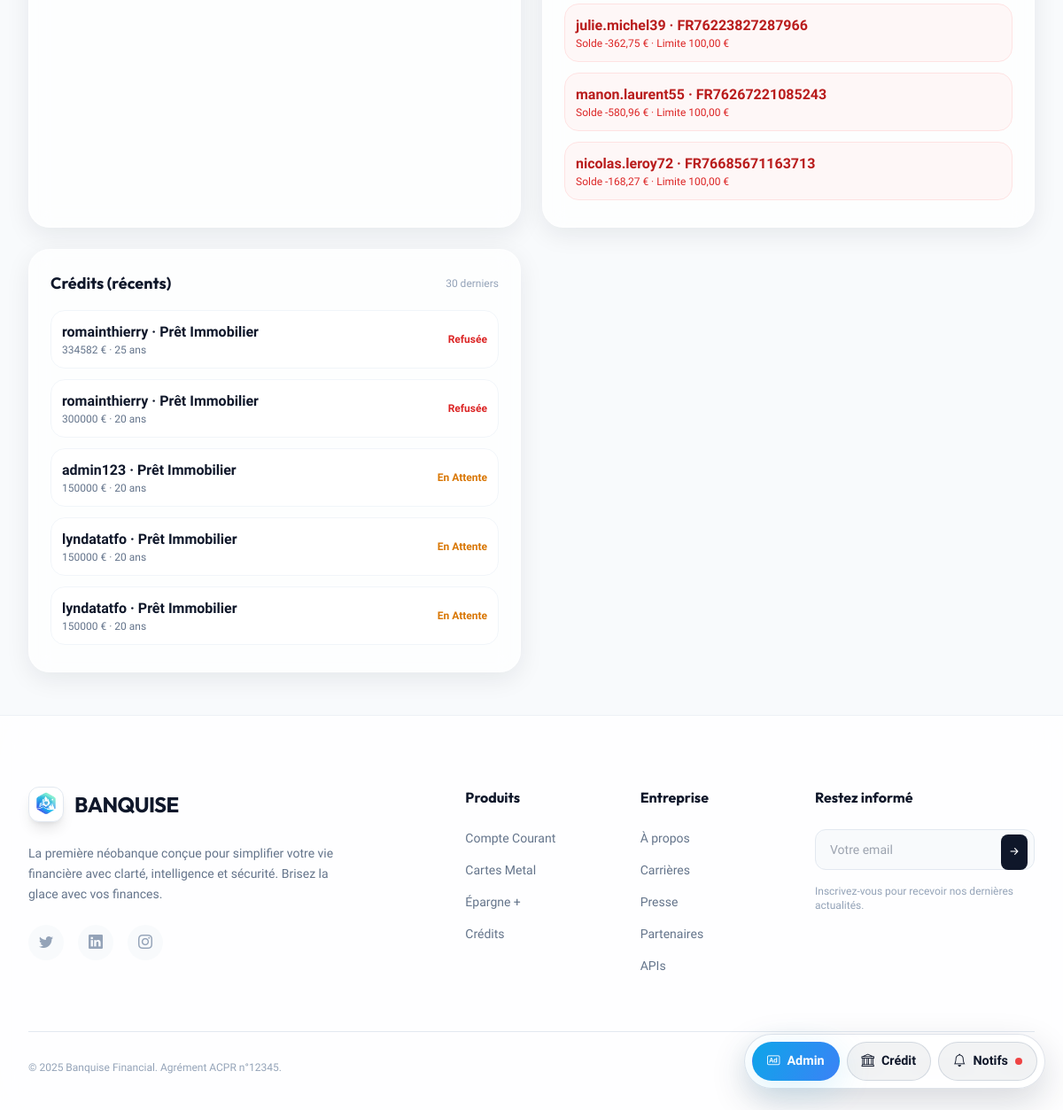
The app's page /console/manage/ (signed in, lower part), older data.
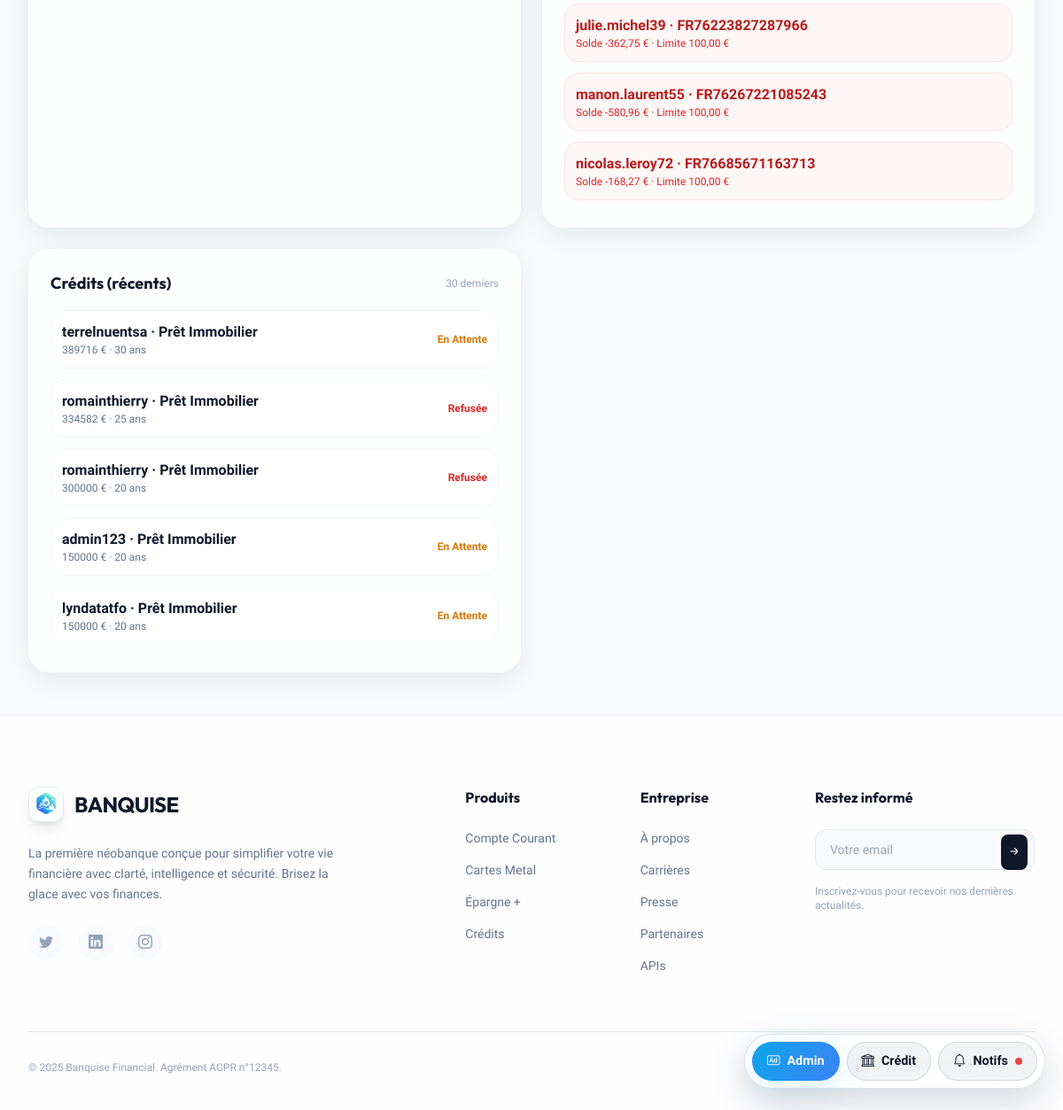
The same page, newer data.
### scoring/models.py (models this page shows, shortened)
class Compte(models.Model):
    TYPE_CHOICES = [
        ('COURANT', 'Compte Courant'),
        ('EPARGNE', 'Compte Épargne'),
        ('PRO', 'Compte Pro / Business'),
    ]
    user = models.ForeignKey(User, on_delete=models.CASCADE, related_name='comptes')
    type_compte = models.CharField(max_length=20, choices=TYPE_CHOICES, default='COURANT')
    solde = models.DecimalField(max_digits=12, decimal_places=2, default=0.00)
    numero_compte = models.CharField(max_length=30, unique=True)
    date_creation = models.DateTimeField(auto_now_add=True)
    est_actif = models.BooleanField(default=True)
    entreprise_nom = models.CharField(max_length=150, blank=True)
    entreprise_siret = models.CharField(max_length=20, blank=True)
    entreprise_contact = models.CharField(max_length=100, blank=True)
    entreprise_nom = models.CharField(max_length=150, blank=True)
    entreprise_siret = models.CharField(max_length=20, blank=True)
    entreprise_contact = models.CharField(max_length=100, blank=True)

class DemandeCredit(models.Model):
    STATUT_CHOICES = [
        ('EN_ATTENTE', 'En Attente'),
        ('ACCEPTEE', 'Acceptée'),
        ('REFUSEE', 'Refusée'),
    ]
    ETAT_SANTE_CHOIX = [
        ('BON', 'Bon'),
        ('MOYEN', 'Moyen'),
        ('FAIBLE', 'Faible'),
    ]
    user = models.ForeignKey(User, on_delete=models.CASCADE)
    produit = models.ForeignKey(ProduitPret, on_delete=models.SET_NULL, null=True, blank=True)
    montant_souhaite = models.IntegerField(default=0)
    duree_souhaitee_annees = models.IntegerField(default=0)
    apport_personnel = models.IntegerField(default=0)
    revenus_mensuels = models.IntegerField(default=0)
    loyer_actuel = models.IntegerField(default=0)
    dettes_mensuelles = models.IntegerField(default=0)
    enfants_a_charge = models.IntegerField(default=0)
    emploi_snapshot = models.ForeignKey(TypeEmploi, on_delete=models.SET_NULL, null=True, blank=True)
    logement_snapshot = models.ForeignKey(TypeLogement, on_delete=models.SET_NULL, null=True, blank=True)
    sante_snapshot = models.CharField(max_length=10, choices=ETAT_SANTE_CHOIX, default='BON')
    score_calcule = models.IntegerField(null=True, blank=True)
    taux_calcule = models.DecimalField(max_digits=5, decimal_places=2, null=True, blank=True)
    recommendation = models.CharField(max_length=50, blank=True)
    statut = models.CharField(max_length=20, choices=STATUT_CHOICES, default='EN_ATTENTE')
    date_demande = models.DateTimeField(auto_now_add=True)
    ia_decision = models.CharField(max_length=20, choices=STATUT_CHOICES, null=True, blank=True)
    mensualite_calculee = models.DecimalField(max_digits=10, decimal_places=2, null=True, blank=True)
    soumise = models.BooleanField(default=False)
    echeances_payees = models.IntegerField(default=0)
    dernier_prelevement = models.DateField(null=True, blank=True)
    date_acceptation = models.DateField(null=True, blank=True)
    jour_prelevement = models.PositiveSmallIntegerField(default=1)
    compte_versement = models.ForeignKey(Compte, on_delete=models.SET_NULL, null=True, blank=True, related_name='credits_verses')

class ProduitPret(models.Model):
    nom = models.CharField(max_length=100)
    taux_ref = models.DecimalField(max_digits=5, decimal_places=2, default=3.50)

### scoring/views.py (the view, shortened to what this page needs)
# urls.py: path('console/manage/', views.admin_manage, name='admin_manage'),
@staff_member_required
def admin_manage(request):
    unread_notifs = Notification.objects.filter(user=request.user, est_lu=False).count()
    unread_support = MessageSupport.objects.filter(est_lu=False, est_admin=False).count()
    search = request.GET.get('q', '')
    type_compte = request.GET.get('type_compte')
    card_status = request.GET.get('card_status')
    users = User.objects.all().order_by('-date_joined')[:50]
    comptes_qs = Compte.objects.select_related('user').order_by('-date_creation')
    cartes_qs = Carte.objects.select_related('compte', 'compte__user').order_by('-id')
    if search:
        comptes_qs = comptes_qs.filter(models.Q(user__username__icontains=search) | models.Q(numero_compte__icontains=search))
        cartes_qs = cartes_qs.filter(models.Q(compte__user__username__icontains=search) | models.Q(compte__numero_compte__icontains=search))
    if type_compte:
        comptes_qs = comptes_qs.filter(type_compte=type_compte)
    if card_status == 'active':
        cartes_qs = cartes_qs.filter(est_bloquee=False)
    elif card_status == 'bloquee':
        cartes_qs = cartes_qs.filter(est_bloquee=True)
    comptes = comptes_qs[:100]
    cartes = cartes_qs[:100]
    transactions = Transaction.objects.select_related('compte', 'compte__user').order_by('-date_execution')[:30]
    beneficiaries = Beneficiaire.objects.select_related('user').order_by('-date_ajout')[:50]
    credits = DemandeCredit.objects.select_related('user', 'produit').order_by('-date_demande')[:30]
    demandes_decouvert = DemandeDecouvert.objects.select_related('user').order_by('-cree_le')[:30]
    export = request.GET.get('export')
    risque_decouvert = []
    for c in comptes_qs:
        limit = overdraft_limit_for_user(c.user)
        if c.solde < -limit:
            risque_decouvert.append({'compte': c, 'solde': c.solde, 'limite': limit})
    return render(request, 'scoring/admin_manage.html', {
        'users': users,
        'comptes': comptes,
        'cartes': cartes,
        'transactions': transactions,
        'beneficiaires': beneficiaries,
        'unread_notifs': unread_notifs,
        'unread_support': unread_support,
        'credits': credits,
        'demandes_decouvert': demandes_decouvert,
        'risque_decouvert': risque_decouvert,
        'search': search,
        'type_compte': type_compte or '',
        'card_status': card_status or '',
    })

### scoring/context_processors.py (called while the page is built)
def unread_notifications(request):
    if request.user.is_authenticated:
        return {'unread_notifs': Notification.objects.filter(user=request.user, est_lu=False).count()}
    return {'unread_notifs': 0}

### scoring/utils.py (called while the page is built)
def _base_overdraft_limit(user):
    profil, _ = ProfilClient.objects.get_or_create(user=user, defaults={
        'abonnement': 'ESSENTIEL',
        'prochaine_facturation': timezone.now().date() + timedelta(days=30)
    })
    return {
        'ESSENTIEL': Decimal("100.00"),
        'PLUS': Decimal("500.00"),
        'INFINITE': Decimal("1000.00")
    }.get(profil.abonnement, Decimal("100.00"))

def _active_decouvert_boost(user):
    return DemandeDecouvert.objects.filter(
        user=user,
        statut='ACCEPTEE'
    ).filter(
        models.Q(expire_le__isnull=True) | models.Q(expire_le__gte=timezone.now().date())
    ).order_by('-cree_le').first()

def overdraft_limit_for_user(user):
    base = _base_overdraft_limit(user)
    boost = _active_decouvert_boost(user)
    return max(base, boost.montant_souhaite) if boost else base

### templates/scoring/admin_manage.html (shortened to what this page needs)
{% extends "base.html" %}
{% block content %}
<div class="max-w-7xl mx-auto px-4 sm:px-6 lg:px-8 py-12">
    <div class="grid lg:grid-cols-2 gap-6">
        <div class="glass-panel p-6 rounded-3xl">
        </div>
        <div class="glass-panel p-6 rounded-3xl">
            <div class="space-y-3 max-h-96 overflow-y-auto no-scrollbar">
                {% for r in risque_decouvert %}
                <div class="p-3 rounded-2xl border border-red-100 bg-red-50/60">
                    <p class="font-bold text-red-700">{{ r.compte.user.username }} · {{ r.compte.numero_compte }}</p>
                    <p class="text-xs text-red-600">Solde {{ r.solde }} € · Limite {{ r.limite }} €</p>
                </div>
                {% empty %}
                <p class="text-sm text-slate-500">Aucun dépassement.</p>
                {% endfor %}
            </div>
        </div>
        <div class="glass-panel p-6 rounded-3xl">
            <div class="flex items-center justify-between mb-4">
                <h2 class="font-display font-bold text-lg text-slate-900">Crédits (récents)</h2>
                <span class="text-xs text-slate-400">30 derniers</span>
            </div>
            <div class="space-y-3 max-h-96 overflow-y-auto no-scrollbar">
                {% for c in credits %}
                <div class="p-3 rounded-2xl border border-slate-100 bg-white/70 flex items-center justify-between">
                    <div>
                        <p class="font-bold text-slate-900">{{ c.user.username }} · {% if c.produit %}{{ c.produit.nom }}{% else %}Produit inconnu{% endif %}</p>
                        <p class="text-xs text-slate-500">{{ c.montant_souhaite }} € · {{ c.duree_souhaitee_annees }} ans</p>
                    </div>
                    <span class="text-xs font-bold {% if c.statut == 'ACCEPTEE' %}text-green-600{% elif c.statut == 'REFUSEE' %}text-red-600{% else %}text-amber-600{% endif %}">{{ c.get_statut_display }}</span>
                </div>
                {% empty %}
                <p class="text-sm text-slate-500">Aucun crédit.</p>
                {% endfor %}
            </div>
        </div>
    </div>
</div>
{% endblock %}

Row changes from the older to the newer data that the page shows:
no longer on this page (row unchanged): DemandeCredit: user.username "lyndatatfo", produit.nom "Prêt Immobilier", montant_souhaite "150000", duree_souhaitee_annees "20", statut "En Attente"
added DemandeCredit: user.username "terrelnuentsa", produit.nom "Prêt Immobilier", montant_souhaite "389716", duree_souhaitee_annees "30", statut "En Attente"
